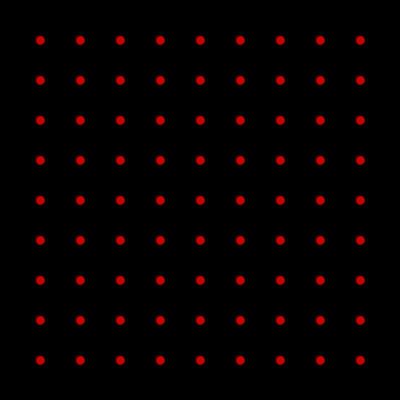
Frame 1 (no input)
Frame 60 (the mouse pressed at the canvas centre just before this capture): identical to frame 1, image omitted
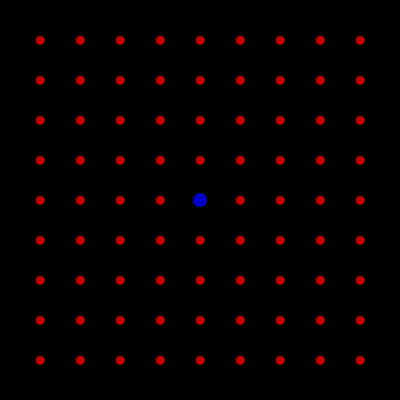
Frame 120 (the mouse held since frame 60 and released just before this capture)

The Processing sketch that drew these frames (run headless with seeded random() and noise(); from frame 60 on, the mouse is pressed at the canvas centre):

// Processing sketch: processing_105886
// ── processing_105886.pde

boolean mOver = false;
int distance, xDiameter, yDiameter, increase, decrease;
float xRadious, yRadious, size;

void setup() {

  size (400, 400); //frame size
}

void draw () {

  distance = 40;
  xDiameter = 10;
  yDiameter = 10;
  xRadious = xDiameter/2;
  yRadious = yDiameter/2;
  increase = 5;
  decrease = -5;
  background(0); // background black

  for (int x = distance; x < width; x+=distance) { // x Starts x at 20, continues for the frame width, and increases by distance)
    for (int y = distance; y < width; y+=distance) { // x Starts y at 20, continues for the frame width, and increases by distance)

      if ((dist(mouseX, mouseY, x, y) < xRadious) && (dist(mouseX, mouseY, x, y) < yRadious)) {
        mOver = true;
        fill(0,0,200);
        xDiameter += increase;
        yDiameter += increase;
      }
      else {
        mOver = false;
        fill(200,0,0);
        
      }
     
     ellipse (x, y, xDiameter, yDiameter);

    if (mOver == true) {
        xDiameter += decrease;
        yDiameter += decrease;
      }
      
  }
}
}
